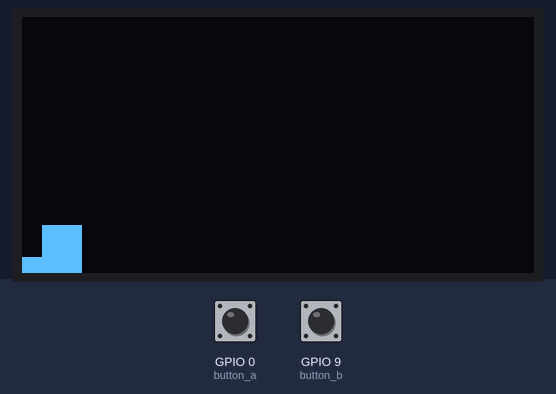
Bench run of a program on a simulated ESP32 board running MicroPython. On the bench: 128×64 one-colour display. Inputs (shaded band) come from the test bench; at power-on: GPIO 0 (button_a) HIGH, GPIO 9 (button_b) HIGH. At 7.5 s the program stops and its outputs stay as they are.

Above: at 5.0 s.
5.1 s: GPIO 0 (button_a) pulled LOW for 0.15 s
At 5.7 s:
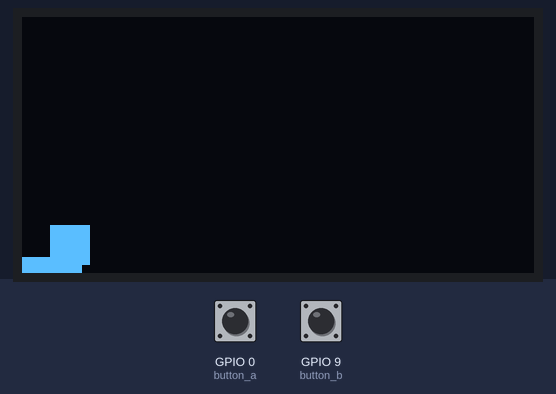
At 8.7 s:
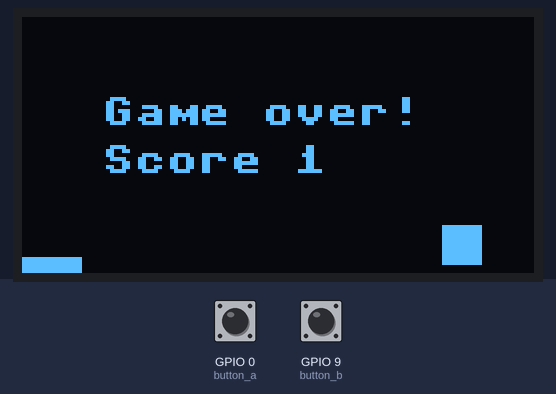
Timing chart, 0 to 9.0 s (numbered marks = the images above; inputs shaded):
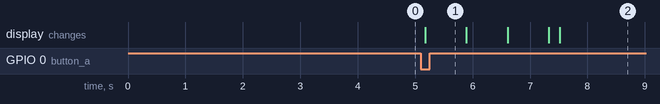

Measured:
- after the input at 5.1 s, the display: changes after 0.07 s (image 1)

The program:

main.py
```python
# Pong

from machine import Pin, I2C
from ssd1306 import SSD1306_I2C

WIDTH = 128
HEIGHT = 64
i2c = I2C(0, sda=Pin(7), scl=Pin(6), freq=400000)
oled = SSD1306_I2C(WIDTH, HEIGHT, i2c)

# 按住按钮以左右移动以接住球
button_a = Pin(0, Pin.IN, Pin.PULL_UP)  # 需外接按键
button_b = Pin(9, Pin.IN, Pin.PULL_UP)  # KEY_BOOT


class Pong():
    def __init__(self):

        self.running = True
        self.start = False
        self.ball_rad = 5
        self.bats_position = 0
        self.bats_width = 15
        self.bats_height = 4

        self.ball_x = self.bats_width // 2
        self.ball_y = 64 - (self.ball_rad + self.bats_height + 1)
        self.inc_x, self.inc_y = 1, 1
        self.score = 0

    def collision(self):

        if self.ball_x >= 128 - self.ball_rad or self.ball_x < self.ball_rad:
            self.inc_x = -self.inc_x
        if self.ball_y >= 64 - (self.ball_rad + self.bats_height) or self.ball_y <= self.ball_rad:
            self.inc_y = -self.inc_y

    def update(self):
        self.ball_x = self.ball_x + self.inc_x
        self.ball_y = self.ball_y + self.inc_y
        self.bats_position = min(max(self.bats_position, 0), 128 - self.bats_width)

    def is_hit(self):
        # print('ball:', self.ball_x, self.ball_y, 'bats:', self.bats_position)
        if self.ball_y >= 64 - (self.ball_rad + self.bats_height):
            if self.ball_x >= self.bats_position + self.bats_width + self.ball_rad or self.ball_x <= self.bats_position - self.ball_rad:

                return False
            self.score += 1
            return True

    def run(self):

        while self.running:
            if button_a.value() == 0 and button_b.value() == 1:
                self.bats_position -= 2
                self.start = True
            if button_a.value() == 1 and button_b.value() == 0:
                self.bats_position += 2
                self.start = True

            if self.start:
                self.update()
                self.collision()

                if self.is_hit() == False:
                    self.running = False
                    continue

            oled.fill(0)

            # oled.fill_circle(self.ball_x, self.ball_y, self.ball_rad, 1) # 这里没绘圆函数，就用绘矩形替代了
            oled.fill_rect(self.ball_x - self.ball_rad // 2, self.ball_y-self.ball_rad // 2, self.ball_rad * 2, self.ball_rad * 2, 1)

            oled.fill_rect(self.bats_position, 64 - self.bats_height, self.bats_width, self.bats_height, 1)
            oled.show()

        oled.text('Game over!', 20, 20)
        oled.text('Score %d' % self.score, 20, 32)
        oled.show()


if __name__ == '__main__':
    pong = Pong()
    pong.run()
```
